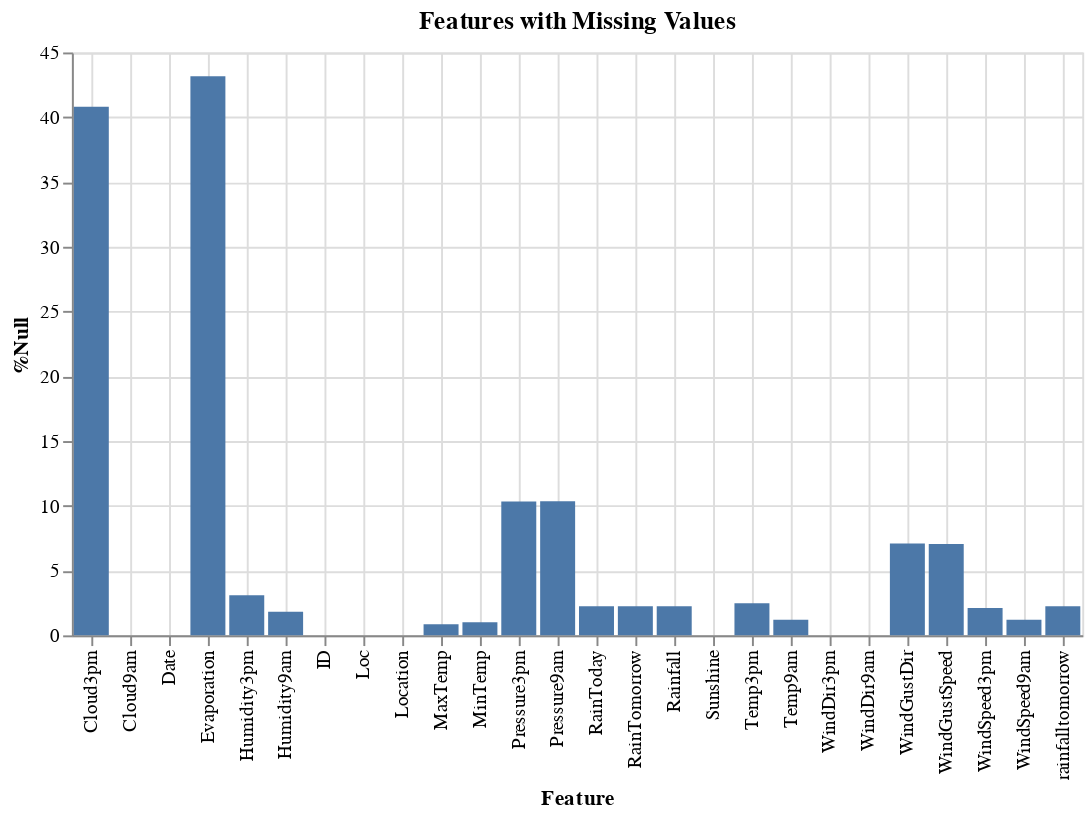

Here is the notebook cell this chart was saved with:
### Code cell
%chart x=ColumnName, y=NullPercentage, title="Features with Missing Values", labelx=Feature, labely=%Null

### Figure 1 — Vega-Lite specification as saved in the notebook (floating-point values rounded to 4 significant figures)
{"$schema": "https://vega.github.io/schema/vega-lite/v3.json", "data": {"format": {"type": "csv"}, "values": "\"ColumnName\",\"NullCount\",\"NullPercentage\"\n\"Evaporation\",\"62789\",\"43.166115537711654\"\n\"Cloud3pm\",\"59358\",\"40.80737527413223\"\n\"Pressure9am\",\"15065\",\"10.356870320846424\"\n\"Pressure3pm\",\"15028\",\"10.331433599846005\"\n\"WindGustDir\",\"10325\",\"7.098220117008917\"\n\"WindGustSpeed\",\"10262\",\"7.054908943413608\"\n\"Humidity3pm\",\"4507\",\"3.0984676094294614\"\n\"Temp3pm\",\"3609\",\"2.4811115159598236\"\n\"RainTomorrow\",\"3266\",\"2.2453062374964765\"\n\"rainfalltomorrow\",\"3261\",\"2.2418688427666904\"\n\"Rainfall\",\"3261\",\"2.2418688427666904\"\n\"RainToday\",\"3261\",\"2.2418688427666904\"\n\"WindSpeed3pm\",\"3062\",\"2.1050605325211915\"\n\"Humidity9am\",\"2654\",\"1.8245691225706213\"\n\"WindSpeed9am\",\"1767\",\"1.2147752975065138\"\n\"Temp9am\",\"1767\",\"1.2147752975065138\"\n\"MinTemp\",\"1485\",\"1.020906234746561\"\n\"MaxTemp\",\"1260\",\"0.8662234719061729\"\n\"Loc\",\"0\",\"0\"\n\"Sunshine\",\"0\",\"0\"\n\"Date\",\"0\",\"0\"\n\"ID\",\"0\",\"0\"\n\"WindDir9am\",\"0\",\"0\"\n\"WindDir3pm\",\"0\",\"0\"\n\"Cloud9am\",\"0\",\"0\"\n\"Location\",\"0\",\"0\"\n"}, "encoding": {"x": {"axis": {"grid": true, "title": "Feature"}, "field": "ColumnName", "type": "nominal"}, "y": {"axis": {"grid": true, "title": "%Null"}, "field": "NullPercentage", "type": "quantitative"}}, "mark": {"color": "#4C78A8", "type": "bar"}, "title": "Features with Missing Values"}
